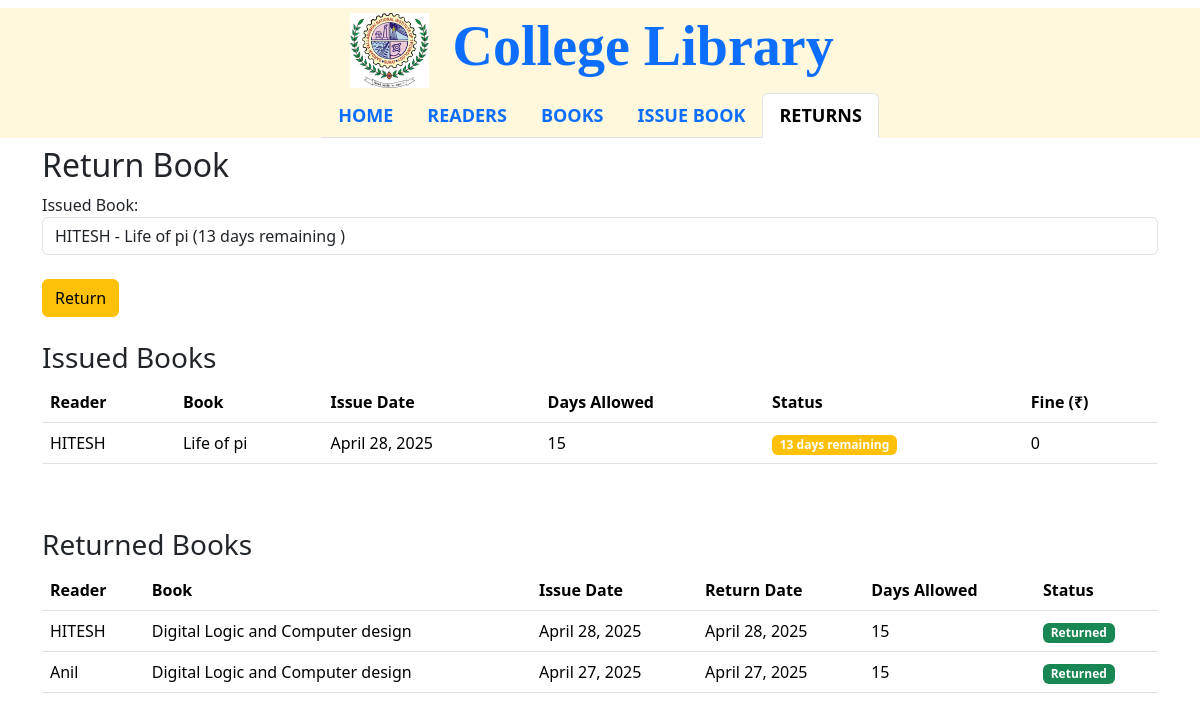
The app's page /return_book, older data.
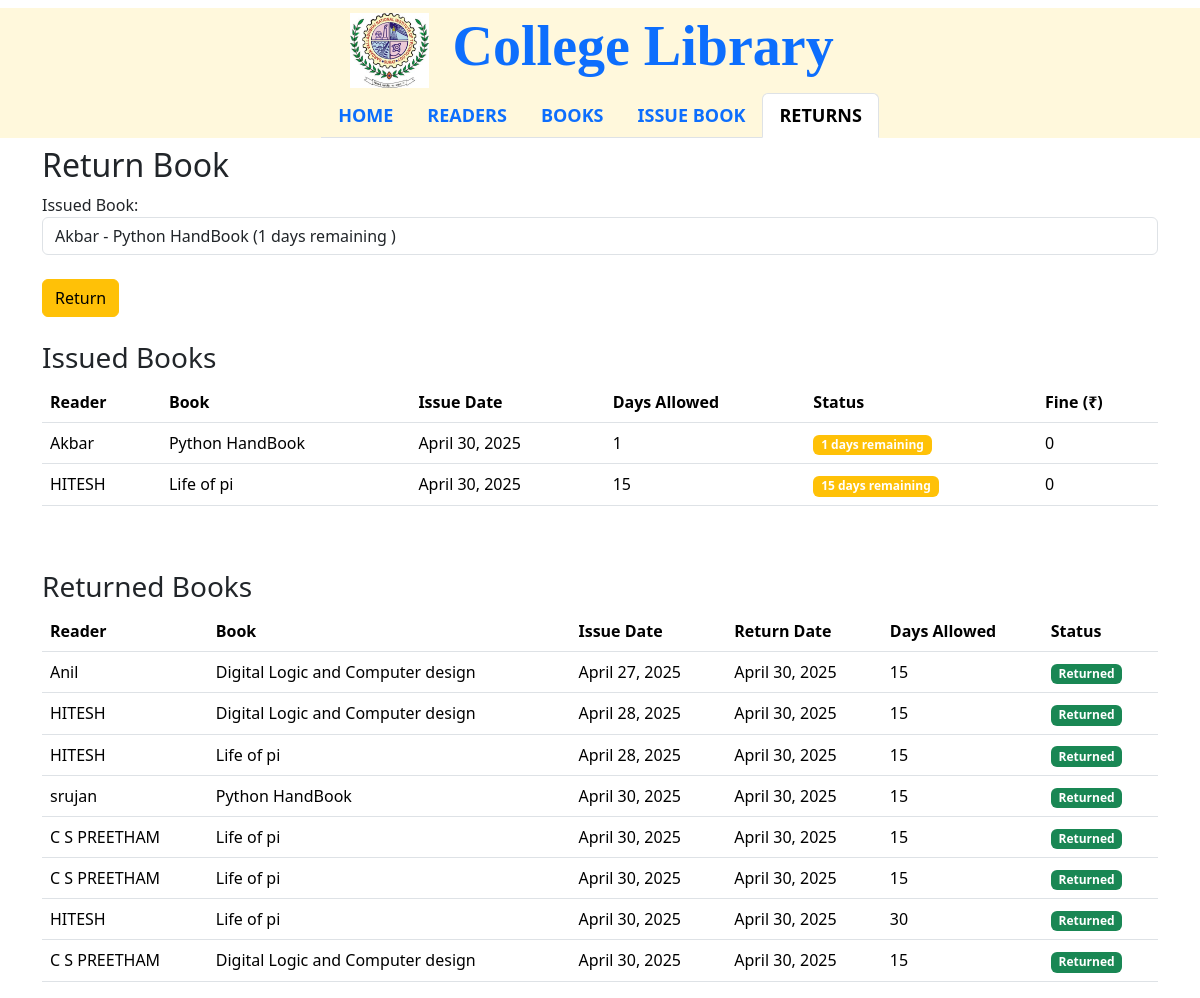
The same page, newer data.
### lims_app/models.py (models this page shows, shortened)
class IssuedBook(models.Model):
    reader = models.ForeignKey(Reader, on_delete=models.CASCADE)
    book = models.ForeignKey(Book, on_delete=models.CASCADE)
    issue_date = models.DateField(auto_now_add=True)
    return_date = models.DateField(null=True, blank=True)
    allowed_days = models.IntegerField(default=15)
    def get_days_remaining(self):
        if self.return_date:
            return 0
        today = date.today()
        days_passed = (today - self.issue_date).days
        remaining = self.allowed_days - days_passed
        return remaining
    def get_fine_amount(self):
        if not self.return_date:
            today = date.today()
            days_passed = (today - self.issue_date).days
            if days_passed > self.allowed_days:
                return (days_passed - self.allowed_days) * 1  # ₹1 per day
        return 0

class Reader(models.Model):
    reference_id = models.CharField(max_length=200)
    reader_name = models.CharField(max_length=200)
    reader_contact = models.CharField(
        max_length=10,
        validators=[
            RegexValidator(
                regex=r'^\d{10}$',
                message='Contact number must be a 10-digit number',
            ),
        ]
    )
    reader_department = models.CharField(max_length=100)
    active = models.BooleanField(default=True)

class Book(models.Model):
    book_id = models.CharField(max_length=100, unique=True)
    book_name = models.CharField(max_length=255)
    author = models.CharField(max_length=255)
    category = models.CharField(max_length=100)
    available = models.BooleanField(default=True)

### lims_app/views.py (the view, shortened to what this page needs)
# urls.py: path('return_book', return_book, name='return_book'),
def return_book(request):
    unreturned_books = IssuedBook.objects.filter(return_date=None)
    unreturned_books = sorted(unreturned_books, key=lambda x: x.get_days_remaining())
    returned_books = IssuedBook.objects.filter(return_date__isnull=False).order_by('-return_date')
    return render(request, 'returns.html', {
        'unreturned_books': unreturned_books,
        'returned_books': returned_books,
        'current_tab': 'return_book'
    })

### lims_app/templates/returns.html (shortened to what this page needs)
{% extends "index.html" %}
{% load static %}
{% block main_content %}
<div class="container">
    <h2>Return Book</h2>
    <form method="POST">
        <label>Issued Book:</label>
        <select name="issued_book_id" class="form-control" required>
            {% for issued in unreturned_books %}
            <option value="{{ issued.id }}">{{ issued.reader.reader_name }} - {{ issued.book.book_name }}
            </option>
            {% endfor %}
        </select><br>
        {% if unreturned_books %}
        <button type="submit" class="btn btn-warning">Return</button>
        {% else %}
        <p class="text-muted">No books currently issued</p>
        {% endif %}
    </form>
    <h3 class="mt-4">Issued Books</h3>
    {% if unreturned_books %}
    <table class="table">
        <thead>
            <tr>
                <th>Reader</th>
                <th>Book</th>
                <th>Issue Date</th>
                <th>Days Allowed</th>
                <th>Status</th>
                <th>Fine (₹)</th>
            </tr>
        </thead>
        <tbody>
        {% for issued in unreturned_books %}
            <tr>
                <td>{{ issued.reader.reader_name }}</td>
                <td>{{ issued.book.book_name }}</td>
                <td>{{ issued.issue_date }}</td>
                <td>{{ issued.allowed_days }}</td>
                <td>
                    {% with days_remaining=issued.get_days_remaining %}
                    {% if days_remaining > 0 %}
                        <span class="badge bg-warning">{{ days_remaining }} days remaining</span>
                    {% else %}
                        <span class="badge bg-danger">Overdue by {{ days_remaining|stringformat:"d"|slice:"1:" }} days</span>
                    {% endif %}
                    {% endwith %}
                </td>
                <td>
                    {% if issued.get_fine_amount > 0 %}
                        <span class="text-danger">{{ issued.get_fine_amount }}</span>
                    {% else %}
                        0
                    {% endif %}
                </td>
            </tr>
        {% endfor %}
        </tbody>
    </table>
    {% else %}
    <p class="text-muted">No books currently issued</p>
    {% endif %}
    <br>
    <h3 class="mt-4">Returned Books</h3>
    {% if returned_books %}
    <table class="table">
        <thead>
            <tr>
                <th>Reader</th>
                <th>Book</th>
                <th>Issue Date</th>
                <th>Return Date</th>
                <th>Days Allowed</th>
                <th>Status</th>
            </tr>
        </thead>
        <tbody>
        {% for issued in returned_books %}
            <tr>
                <td>{{ issued.reader.reader_name }}</td>
                <td>{{ issued.book.book_name }}</td>
                <td>{{ issued.issue_date }}</td>
                <td>{{ issued.return_date }}</td>
                <td>{{ issued.allowed_days }}</td>
                <td><span class="badge bg-success">Returned</span></td>
            </tr>
        {% endfor %}
        </tbody>
    </table>
    {% else %}
    <p class="text-muted">No books have been returned yet</p>
    {% endif %}
</div>
{% endblock %}

### lims_app/templates/index.html (shortened to what this page needs)
<!doctype html>
{%load static%}
<html lang="en">
  <head>
    <link href="https://cdn.jsdelivr.net/npm/bootstrap@5.3.5/dist/css/bootstrap.min.css" rel="stylesheet">
  </head>
  <body>
    <nav class="navbar bg-body-white">
        <div class=" container-fluid justify-content-center" style="background-color: cornsilk">
          <img src="{% static '/collegelogo.jpeg' %}" alt="collegeimage" height="75" >
          <span class="navbar-brand lb-3 h3 text-primary " style="padding-left:24px; font-size:56px; font-family:'Gill Sans Ultra Bold Condensed'; font-weight:bold; ">College Library</span>
        </div>
      <div class=" container-fluid d-flex justify-content-center " style="font-weight:bold; font-size:18px;background-color:cornsilk;">
        <ul class="nav nav-tabs">
          <li class="nav-item">
            {% if current_tab == "home" %}
              <a class="nav-link active " aria-current="page" href="/home">HOME</a>
            {% else %}
              <a class="nav-link " aria-current="page" href="/home">HOME</a>
            {% endif %}
          </li>
          <li class="nav-item">
            {% if current_tab == 'readers' %}
              <a class="nav-link active " aria-current="page" href="/readers">READERS</a>
            {% else %}
              <a class="nav-link " aria-current="page" href="/readers">READERS</a>
            {% endif %}
          </li>
          <li class="nav-item">
            {% if current_tab == 'books' %}
              <a class="nav-link active " aria-current="page" href="/books">BOOKS</a>
            {% else %}
              <a class="nav-link " aria-current="page" href="/books">BOOKS</a>
            {% endif %}
          </li>
          <li class="nav-item">
            {% if current_tab == "issue_book" %}
              <a class="nav-link active " aria-current="page" href="/issue_book">ISSUE BOOK</a>
            {% else %}
              <a class="nav-link " aria-current="page" href="/issue_book">ISSUE BOOK</a>
            {% endif %}
          </li>
          <li class="nav-item">
            {% if current_tab == "return_book" %}
              <a class="nav-link active " aria-current="page" href="/return_book">RETURNS</a>
            {% else %}
              <a class="nav-link " aria-current="page" href="/return_book">RETURNS</a>
            {% endif %}
          </li>
        </ul>
      </div>
    </nav>
    {% block main_content %}
    {% endblock %}
  </body>
</html>

Row changes from the older to the newer data that the page shows:
added IssuedBook: reader.reader_name "Akbar", book.book_name "Python HandBook", issue_date "April 30, 2025", allowed_days "1", get_days_remaining "1", shown under "Issued Books"
added IssuedBook: reader.reader_name "HITESH", book.book_name "Life of pi", issue_date "April 30, 2025", allowed_days "15", get_days_remaining "15", shown under "Issued Books"
changed IssuedBook "April 27, 2025": return_date "April 27, 2025" → "April 30, 2025"; moves up the list
changed IssuedBook (number 4 of 10 on the later page): return_date "April 28, 2025" → "April 30, 2025"
changed IssuedBook (number 5 of 10 on the later page): moves from the list under "Issued Books" to the list under "Returned Books"
added IssuedBook: reader.reader_name "srujan", book.book_name "Python HandBook", issue_date "April 30, 2025", return_date "April 30, 2025", allowed_days "15", shown under "Returned Books"
added IssuedBook: reader.reader_name "C S PREETHAM", book.book_name "Life of pi", issue_date "April 30, 2025", return_date "April 30, 2025", allowed_days "15", shown under "Returned Books"
added IssuedBook: reader.reader_name "C S PREETHAM", book.book_name "Life of pi", issue_date "April 30, 2025", return_date "April 30, 2025", allowed_days "15", shown under "Returned Books"
added IssuedBook: reader.reader_name "HITESH", book.book_name "Life of pi", issue_date "April 30, 2025", return_date "April 30, 2025", allowed_days "30", shown under "Returned Books"
added IssuedBook: reader.reader_name "C S PREETHAM", book.book_name "Digital Logic and Computer design", issue_date "April 30, 2025", return_date "April 30, 2025", allowed_days "15", shown under "Returned Books"
Text that changed along with them:
form field issued_book_id: "HITESH - Life of pi (13 days remaining )" → "Akbar - Python HandBook (1 days remaining )"
